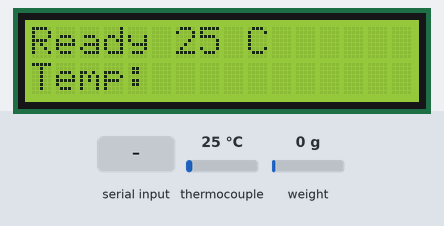
The sketch below on a simulated Arduino Uno, built with avr-gcc and run on an emulated ATmega328P. On the bench: 16×2 character LCD. The test bench sets the inputs (shaded band); at power-on: weight on the scale 0 g, thermocouple 25 °C. What the sketch prints to the serial monitor is not drawn.

Above: at 3.4 s.
3.5 s: "t" received over Serial
At 5.5 s:
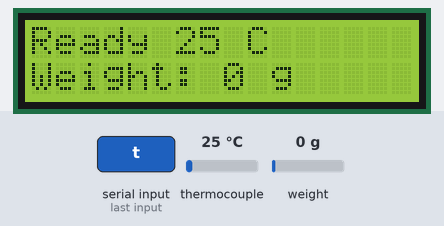
6.0 s: weight on the scale set to 100 g
At 6.7 s:
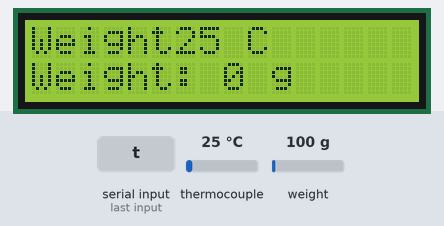
7.6 s: "t" received over Serial
At 8.6 s:
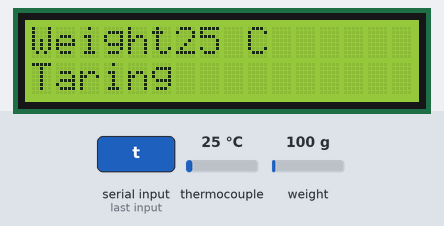
10.3 s: thermocouple set to 6 °C
At 11.6 s:
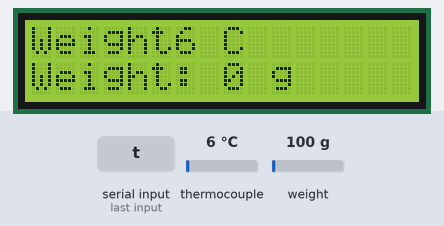
11.9 s: thermocouple set to 75 °C
At 13.0 s:
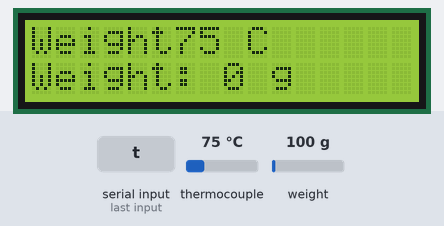
13.4 s: thermocouple set to 150 °C
At 14.7 s:
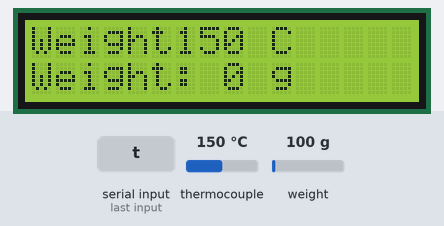
Timing chart, 0 to 16.0 s (numbered marks = the images above; inputs shaded):
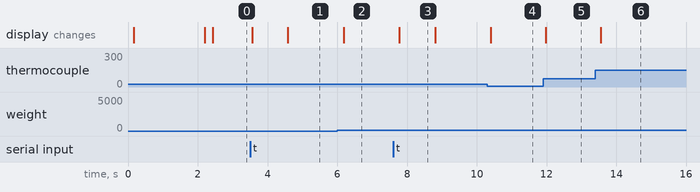

The sketch:

Scale_and_Temp.ino
```cpp
#include <SoftwareSerial.h>
//Scale
#include <HX711.h>
//LCD
#include <Wire.h>               //https://bitbucket.org/fmalpartida/new-liquidcrystal/downloads/
#include <LCD.h>
#include <LiquidCrystal_I2C.h>
//Temp sensor
#include <Adafruit_MAX31856.h>

//Initialize the bluetooth pins
SoftwareSerial Bluetooth(10, 9); // RX, TX

//Initializing the temperature sensor amplifier pins
// Use software SPI: CS, DI, DO, CLK
Adafruit_MAX31856 maxthermo = Adafruit_MAX31856(5, 6, 7, 8);

LiquidCrystal_I2C lcd(0x27,2,1,0,4,5,6,7);  //Set-up LCD screen

#define DOUT  3  //Set pins for scale amplifier
#define CLK  2

HX711 scale;  //Create scale object

float calibration_factor = -396; //-7050 worked for my 440lb max scale setup
//-25000 first test calibration_factor

float weight = 0;     //Initialize weight variables
float prevWeight = 0;

int temp = 0;       //Initialize temp variables
int prevTemp = 0;

bool first;

void setup() {
  Serial.begin(9600);
  Bluetooth.begin(9600);       //Set up bluetooth serial communication
  Serial.println("Scale and Temperature sensor test sketch");
  Serial.println("Remove all weight from scale");
  Serial.println("Press q to print weight");
  Serial.println("Press t to tare scale");

  first = true;

  lcd.begin(16,2);                      //Set up the LCD screen
  lcd.setBacklightPin(3,POSITIVE);
  lcd.setBacklight(HIGH);
  lcd.home();
  lcd.print("IoT Kitchen      ");
  lcd.setCursor(0,1);
  lcd.print("Please Wait...         ");

  maxthermo.begin();    //Start the temperature sensor

  maxthermo.setThermocoupleType(MAX31856_TCTYPE_K);   //Set the type of the temperature sensor

  scale.begin(DOUT, CLK);               //Set up scale object, calibrate, tare, and begin
  scale.set_scale(calibration_factor);
  scale.tare(); //Reset the scale to 0

  scale.tare();
  lcd.setCursor(0,0);
  lcd.print("Ready for weight       ");
  Serial.println("Ready for weight      ");
  lcd.setCursor (0,1);
  lcd.print("Temp:              ");
}

void loop() {

  weight = scale.get_units(2);      //Get the current weight
  temp = round(maxthermo.readThermocoupleTemperature());

  if (abs(weight-prevWeight) >= .2) {     //If weight has changed, update the LCD     (Meant to prevent values switching back and forth)
    if (first) {                          //First time weight is added, print Weight on the LCD screen
      lcd.setCursor (0,0);                //Go to start of 1st line
      lcd.print("Weight: ");
      first = false;
    }
    lcd.setCursor (8,0);        // go to 1st line after Weight
    lcd.print((int) round(weight));
    lcd.print(" g          ");
  }

  if (temp != prevTemp) {       //If temperature changes, update the LCD
    lcd.setCursor (6,0);
    lcd.print(temp);
    lcd.print(" C          ");
  }

  if(Serial.available())        //Bluetooth functionality and scale taring;    Not set up with temperature sensor
  {
    char inp = Serial.read();
    if (inp == 'q')         //Print and send to bluetooth device weight rounded to the nearest gram
    {
      Serial.print((int) round(weight), 1);
      Serial.println();
      Bluetooth.print((int) round(weight));
      Bluetooth.print(" grams \r\n");
    }
    else if (inp == 'r')       //Print and send to bluetooth device weight rounded to the nearest 0.01 gram
    {
      Serial.print(weight);

      Serial.println();
      Bluetooth.print(weight);
      Bluetooth.print(" grams \r\n");
    }
    else if (inp == 't')     //Tare the scale
    {
      lcd.setCursor(0,1);
      lcd.print("Taring                 ");
      first = true;
      scale.tare();
      lcd.setCursor (0,1);
      lcd.print("Weight: ");
      lcd.print("0 g           ");
      Serial.print("taring");
      Serial.println();
    }
  }
  prevWeight = weight;

  delay(10);    //Just to give it some downtime
}
```

Measured:
- after the input at 3.5 s, the display: first changes after 0.07 s (image 1 shows a later state)
- after the input at 6.0 s, the display: changes after 0.19 s (image 2)
- after the input at 7.6 s, the display: changes after 0.18 s (image 3)
- after the input at 10.3 s, the display: changes after 0.10 s (image 4)
- after the input at 11.9 s, the display: changes after 0.07 s (image 5)
- after the input at 13.4 s, the display: changes after 0.15 s (image 6)
- what the display in image 3 shows lasts 1.0 s, from 7.8 s to 8.8 s
